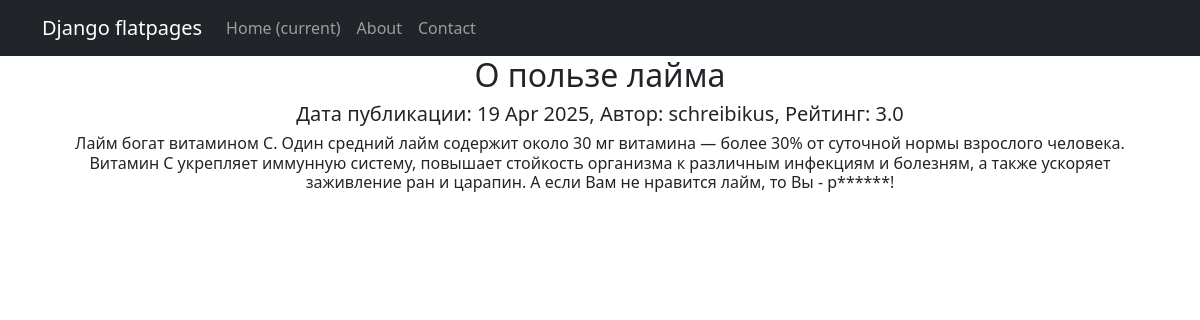
Screenshot of /news/3 with the database file from the repository.
### news/models.py (models this page shows, shortened)
class Post(models.Model):
    author = models.ForeignKey(Author, on_delete=models.CASCADE) # связь «один ко многим» с моделью Author;
    is_article = models.BooleanField(default=False) # поле с выбором: новость - False, статья - True
    date_time_out = models.DateTimeField(auto_now_add=True) # автоматически добавляемая дата и время создания;
    category = models.ManyToManyField(Category, through = 'PostCategory')
    title = models.CharField(max_length=255) # заголовок статьи/новости;
    content = models.TextField() # текст статьи/новости;
    rate = models.FloatField(default=0.0) # рейтинг статьи/новости.

class Author(models.Model):
    author = models.OneToOneField(User, on_delete=models.CASCADE) # , primary_key=True  ???
    rate = models.FloatField(default = 0.0)

### news/views.py (the view)
# urls.py: path('news/<int:pk>', NewDetail.as_view()),
class NewDetail(DetailView):
    model = Post
    template_name = 'new.html'
    context_object_name = 'new'

### news/templatetags/custom_filters.py (called while the page is built)
@register.filter(name='censor')
def censor(data):
    if isinstance(data, str):
        words = data.split()
        censored_text = []
        for word in words:
            replaced = 0
            for bad_word in bad_list:
                idx = word.find(bad_word)
                if idx >= 0:
                    replace = bad_word[0] + '*' * (len(bad_word) - 1)
                    censored_word = word.replace(bad_word, replace)
                    censored_text.append(censored_word)
                    replaced = 1
                    break
            if not replaced:
                censored_text.append(word)
        return ' '.join(censored_text)
    else:
        raise ValueError("Фильтр censor может быть применен только к строкам.")

### templates/new.html (shortened to what this page needs)
{% extends 'flatpages/default.html' %}
{% load custom_filters %}
{% block content %}
    <h2>{{ new.title|censor }}</h2>
    <h5>Дата публикации: {{ new.date_time_out|date:'d M Y' }},  Автор: {{ new.author.author }}, Рейтинг: {{ new.rate }}</h5>
    <h6>{{ new.content|censor }}</h6>
{% endblock content %}

### rows the page displays
Post: title|censor "О пользе лайма", date_time_out "19 Apr 2025", author.author "schreibikus", rate "3.0", content|censor "Лайм богат витамином С. Один средний лайм содержит около 30 мг витамина — более 30% от суточной нормы взрослого человека. Витамин С укрепляет иммунную систему, повышает стойкость организма к различным инфекциям и болезням, а также ускоряет заживление ран и царапин. А если Вам не нравится лайм, то Вы - р******!"
